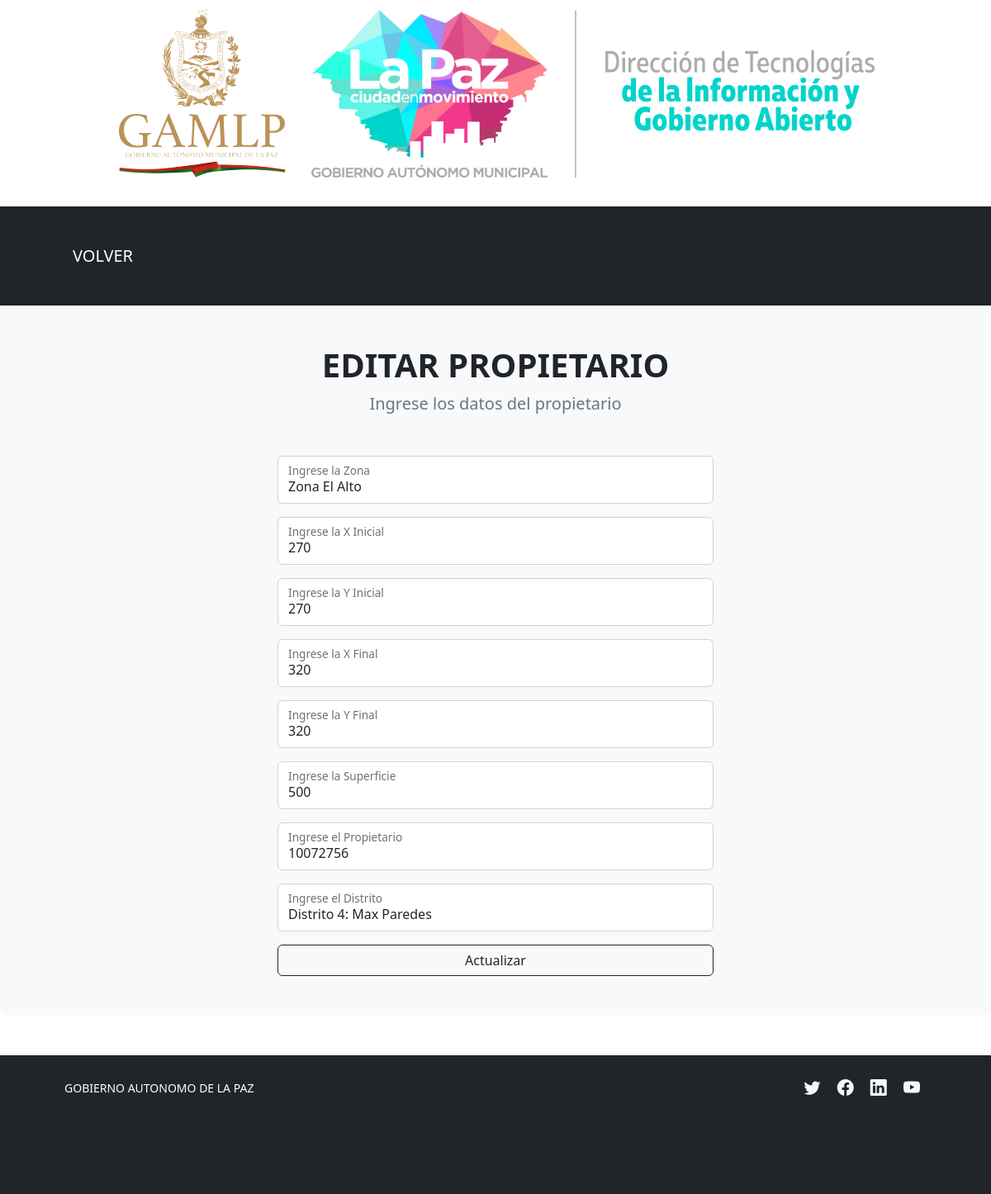
/editar_propiedad.php?id=13561, run on the app's committed database.
### tables this page shows
CREATE TABLE `propiedad` (
  `id` int(100) NOT NULL,
  `zona` varchar(200) NOT NULL,
  `xinicial` int(200) NOT NULL,
  `yinicial` int(200) NOT NULL,
  `xfinal` int(200) NOT NULL,
  `yfinal` int(200) NOT NULL,
  `superficie` int(255) NOT NULL,
  `propetario` int(200) NOT NULL,
  `distrito` varchar(200) NOT NULL
);

### editar_propiedad.php (the view, shortened to what this page needs)
<!DOCTYPE html>
<html lang="en">
    <head>
        <link href="https://cdn.jsdelivr.net/npm/bootstrap-icons@1.5.0/font/bootstrap-icons.css" rel="stylesheet" />
        <link href="css/styles.css" rel="stylesheet" />
    </head>
    <body class="d-flex flex-column h-100">
        <main class="flex-shrink-0">
        <nav class="navbar navbar-expand-lg" style="background-image: url(imagenes/LOGO.png) ; height: 250px; background-position: center; background-repeat: no-repeat;">    </nav>
 <nav class="navbar navbar-expand-lg navbar-dark bg-dark" style="padding: 40px;">
    <div class="container px-5">
        <a class="navbar-brand" href="admin.php">VOLVER</a>
    </div>
</nav>
<?php
include('con_bd.php');
$id = $_GET['id'];
$result = $conn->query("SELECT * FROM propiedad WHERE id=$id");
$propiedad = $result->fetch_assoc();
?>
<div class="bg-light rounded-3 py-5 px-4 px-md-5 mb-5">
    <div class="text-center mb-5">
        <h1 class="fw-bolder">EDITAR PROPIETARIO</h1>
        <p class="lead fw-normal text-muted mb-0">Ingrese los datos del propietario</p>
    </div>
    <div class="row gx-5 justify-content-center">
        <div class="col-lg-8 col-xl-6">
            <form  method="POST">
                <div class="form-floating mb-3">
                    <input class="form-control"  type="text" name="zona" value="<?php echo $propiedad['zona']; ?>" required />
                    <label for="name">Ingrese la Zona</label>
                </div>
                <div class="form-floating mb-3">
                    <input class="form-control" type="number" name="xinicial" value="<?php echo $propiedad['xinicial']; ?>" step="1" required />
                    <label for="name">Ingrese la X Inicial</label>
                </div>
                <div class="form-floating mb-3">
                    <input class="form-control" type="number" name="yinicial" value="<?php echo $propiedad['yinicial']; ?>" step="1" required />
                    <label for="name">Ingrese la Y Inicial</label>
                </div>
                <div class="form-floating mb-3">
                    <input class="form-control" type="number" name="xfinal" value="<?php echo $propiedad['xfinal']; ?>" step="1" required />
                    <label for="name">Ingrese la X Final</label>
                </div>
                <div class="form-floating mb-3">
                    <input class="form-control"  type="number" name="yfinal" value="<?php echo $propiedad['yfinal']; ?>" step="1" required />
                    <label for="name">Ingrese la Y Final</label>
                </div>
                <div class="form-floating mb-3">
                    <input class="form-control" type="number" name="superficie" value="<?php echo $propiedad['superficie']; ?>" step="1" required />
                    <label for="name">Ingrese la Superficie</label>
                </div>
                <div class="form-floating mb-3">
                    <input class="form-control" type="text" name="propietario" value="<?php echo $propiedad['propetario']; ?>" required />
                    <label for="name">Ingrese el Propietario</label>
                </div>
                <div class="form-floating mb-3">
                    <input class="form-control" type="text" name="distrito" value="<?php echo $propiedad['distrito']; ?>" required />
                    <label for="name">Ingrese el Distrito</label>
                </div>
                <div class="d-grid"><button class="btn btn-outline-dark "  type="submit">Actualizar</button></div>
            </form>
        </div>
    </div>
</div>
<?php include "pie_pagina.php"; ?>

### data on the page
propiedad: zona "Zona El Alto", xinicial "270", yinicial "270", xfinal "320", yfinal "320", superficie "500", propietario "10072756", distrito "Distrito 4: Max Paredes"
